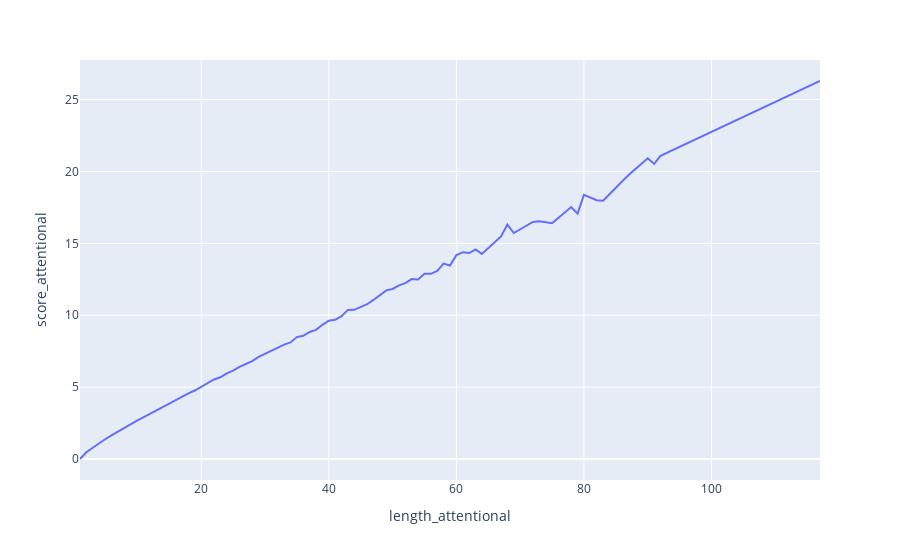

The notebook cell saved with this chart:
### Code cell
fig = px.line(df_sentence.groupby("length_attentional", as_index=False).agg({"score_attentional":"mean"}),
        x="length_attentional", y="score_attentional")
fig.show()
# fig.write_html("../images/universal-dependencies/UD_EWT_mean_attentional_score_vs_length.html")

### Figure 1 — Plotly figure (JSON) as saved in the notebook; plotly's stock layout.template omitted (floating-point values rounded to 4 significant figures)
{"data": [{"hovertemplate": "length_attentional=%{x}<br>score_attentional=%{y}<extra></extra>", "legendgroup": "", "line": {"color": "#636efa", "dash": "solid"}, "marker": {"symbol": "circle"}, "mode": "lines", "name": "", "orientation": "v", "showlegend": false, "type": "scatter", "x": [1, 2, 3, 4, 5, 6, 7, 8, 9, 10, 11, 12, 13, 14, 15, 16, 17, 18, 19, 20, 21, 22, 23, 24, 25, 26, 27, 28, 29, 30, 31, 32, 33, 34, 35, 36, 37, 38, 39, 40, 41, 42, 43, 44, 45, 46, 47, 48, 49, 50, 51, 52, 53, 54, 55, 56, 57, 58, 59, 60, 61, 62, 63, 64, 65, 67, 68, 69, 72, 73, 75, 78, 79, 80, 82, 83, 86, 87, 90, 91, 92, 117], "xaxis": "x", "y": [0, 0.4676, 0.7797, 1.097, 1.392, 1.665, 1.931, 2.189, 2.445, 2.685, 2.914, 3.152, 3.397, 3.624, 3.849, 4.093, 4.319, 4.569, 4.764, 5.022, 5.233, 5.533, 5.685, 5.96, 6.149, 6.413, 6.608, 6.803, 7.103, 7.325, 7.508, 7.775, 7.959, 8.107, 8.48, 8.571, 8.834, 8.985, 9.336, 9.616, 9.681, 9.94, 10.37, 10.38, 10.59, 10.77, 11.07, 11.43, 11.73, 11.83, 12.08, 12.23, 12.51, 12.49, 12.89, 12.88, 13.08, 13.6, 13.46, 14.18, 14.38, 14.33, 14.57, 14.27, 14.65, 15.48, 16.3, 15.72, 16.49, 16.53, 16.4, 17.52, 17.07, 18.37, 18.01, 17.97, 19.32, 19.75, 20.92, 20.53, 21.09, 26.29], "yaxis": "y"}], "layout": {"legend": {"tracegroupgap": 0}, "margin": {"t": 60}, "xaxis": {"anchor": "y", "domain": [0, 1], "title": {"text": "length_attentional"}}, "yaxis": {"anchor": "x", "domain": [0, 1], "title": {"text": "score_attentional"}}}}
